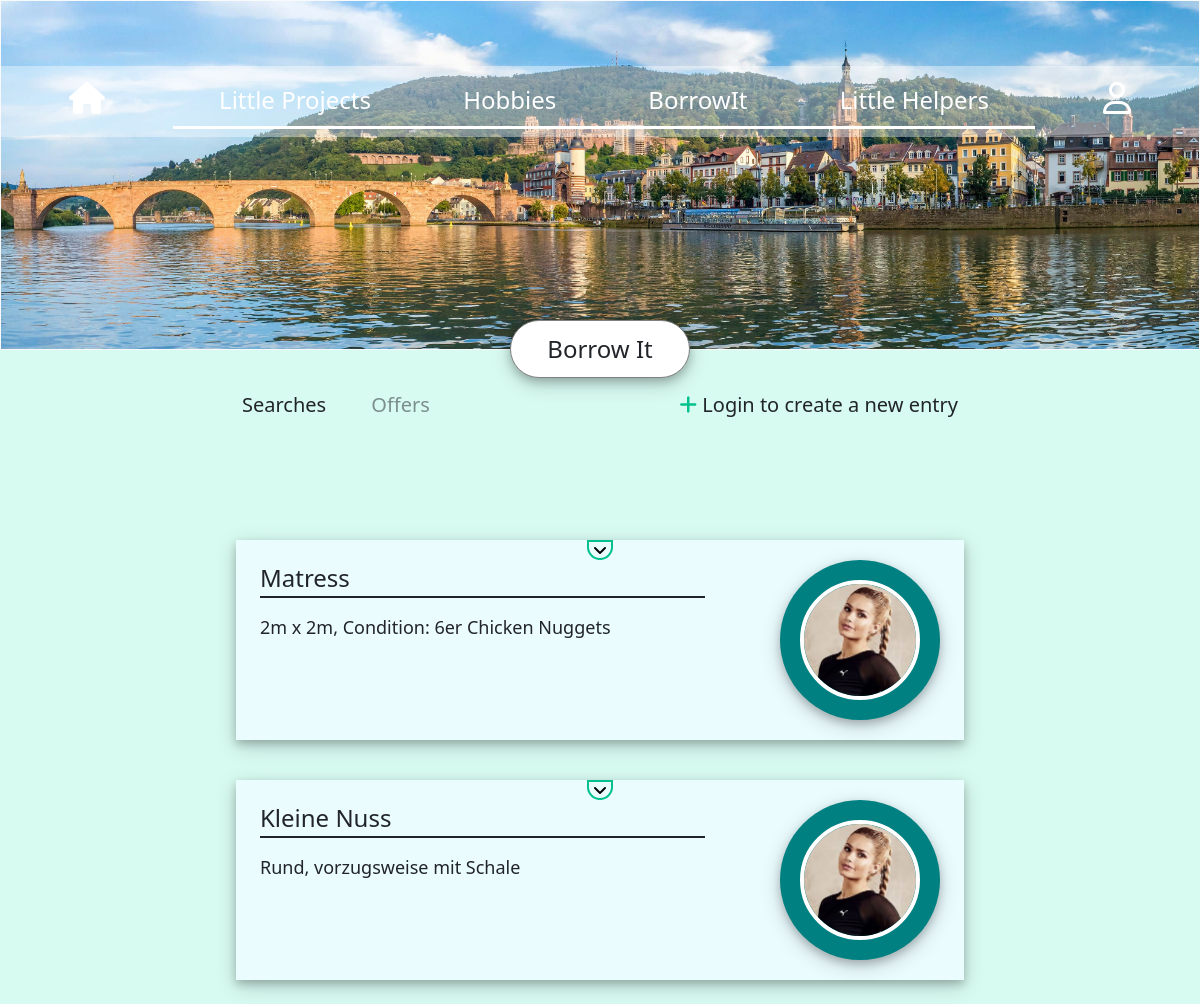
The page /borrowIt on the database its author committed.
### yayberhood/models.py (models this page shows)
class Rental(models.Model):
    rentalCreationTimestamp = models.DateTimeField(auto_now_add=True)
    rentalOwner = models.ForeignKey(User, on_delete=models.CASCADE, related_name="rentalsOwnerships")
    rentalTitle = models.CharField(max_length=255)
    rentalDescriptionShort = models.TextField(blank=False)
    rentalDescriptionDetailed = models.TextField(blank=False)
    RentalTypes = models.TextChoices('rentalTypes', 'Searches Offers')
    rentalType = models.CharField(blank=False, choices = RentalTypes.choices, max_length=10)
    rentalRentable = models.BooleanField(default=True)
    borrowingUser = models.ForeignKey(User, on_delete=models.CASCADE, related_name="rentalsBorrowedByUser", blank=True, null=True)

class User(AbstractUser):
    profilePhotoUrl = models.CharField(max_length=255)

### yayberhood/views.py (the view)
# urls.py: path("borrowIt", views.borrowIt, name="borrowIt"),
def borrowIt(request):
    rentals = Rental.objects.all()
    rentals = rentals.order_by("-rentalCreationTimestamp").all()
    return render(request, "yayberhood/borrowIt.html",{
        "rentals":rentals,
    })

### yayberhood/templates/yayberhood/borrowIt.html (shortened to what this page needs)
{% extends "yayberhood/layout.html" %}
{% load static %}
{% block stylesheet %}
    <link href="{% static 'yayberhood/css/borrowIt.css' %}" rel="stylesheet">
{% endblock %}
{% block body %}
    <div class="pageTitle-container">
        <p class="pageTitle">Borrow It</p>
    </div>
    <div class="row">
        <div class="col-2"></div>
        <div class="col-8">
            <div class="row" style="margin-top: 40px;">
                <div class="col-2" style="padding-left: 30px; text-align: left;">
                    <p class="borrowIt-borrowable">
                        Searches
                    </p>
                </div>
                <div class="col-2" style="padding-left: 30px; text-align: left;">
                    <p class="borrowIt-lent">
                        Offers
                    </p>
                </div>
                <div class="col-8" style="padding-right: 30px; text-align: right;">
                    <p name="borrowIt-addGroup" style="font-size: 20px;">
                        {% if user.is_authenticated %}
                            <a class="createButton" href="{% url 'createBorrowIt' %}">
                            <i class="fas fa-plus" style="font-size: 20px; vertical-align: middle; color: #00c08d; padding-bottom: 3px;"></i>
                            Entry
                            </a>
                        {% else %}
                            <i class="fas fa-plus plus-icon" style="font-size: 20px; vertical-align: middle; color: #00c08d; padding-bottom: 3px;"></i>
                            Login to create a new entry
                        {% endif %}
                    </p>
                </div>
            </div>
            <div class="borrowIt-scrollView" style="margin-top: 40px; overflow-y: scroll; max-height: 700px; display: block;">
                {% for rental in rentals %}
                <div class="row borrowIt-outer-box">
                    <div class="row">
                        <i class="fas fa-angle-down postPocket"></i>
                    </div>
                    <div class="row borrowIt-inner-box">
                        <div class="col-8">
                            <p class="borrowIt-projectTitle">{{rental.rentalTitle}}</p>
                            <p class="borrowIt-projectShortDescription"> {{rental.rentalDescriptionShort}} </p>
                        </div>
                        <div class="col-4">
                            <div class="profilePhotoBorder">
                                <img class="profilePhoto" src={{rental.rentalOwner.profilePhotoUrl}}>
                            </div>
                        </div>
                    </div>
                </div>
                {% endfor %}
            </div>
        </div>
        <div class="col-2"></div>
    </div>
{% endblock %}

### yayberhood/static/yayberhood/css/layout.css (style rules this page uses)
.pageTitle-container { width: 100%; position: absolute; top: 320px; width: 100%; z-index: 1; }
.pageTitle { width: 15%; margin: auto; padding-top: 10px; padding-bottom: 10px; border-style: solid; border-radius: 50px; border-width: 1px; border-color: grey; font-size: 24px; text-align: center; z-index: inherit; background-color: white; box-shadow: 0 4px 8px 0 rgba(0, 0, 0, 0.2), 0 6px 20px 0 rgba(0, 0, 0, 0.19); }
.postPocket { color: black; border-color: #00c08d; border-style: solid; border-width: 2px; border-bottom-right-radius: 25px; border-bottom-left-radius: 25px; padding-bottom: 0; padding-left: 4px; padding-right: 4px; width: auto; margin-left: auto; margin-right: auto; z-index: 10; }

### yayberhood/static/yayberhood/css/borrowIt.css (style rules this page uses)
.borrowIt-borrowable { font-size: 20px; }
.borrowIt-lent { font-size: 20px; opacity: 0.5; }
.borrowIt-outer-box { width: 100%; height: auto; background-color: #EBFCFF; margin-top: 40px; box-shadow: 0 4px 8px 0 rgba(0, 0, 0, 0.2), 0 6px 20px 0 rgba(0, 0, 0, 0.19); }
.borrowIt-inner-box { width: 100%; height: auto; background-color: #EBFCFF; padding-bottom: 20px; }
.borrowIt-projectTitle { font-size: 24px; border-bottom: solid; border-width: 2px; }
.borrowIt-projectShortDescription { font-size: 18px; }
.borrowIt-scrollView { padding: 24px; }
.row { margin-left: auto; margin-right: auto; }
.profilePhoto { height: 120px; width: 120px; border-radius: 50%; border-style: solid; border-color: white; border-width: 4px; object-fit: cover; }
.profilePhotoBorder { background-color: teal; border-radius: 50%; width: fit-content; padding: 20px; margin-left: auto; margin-right: 0pc; box-shadow: 0 4px 8px 0 rgba(0, 0, 0, 0.2), 0 6px 20px 0 rgba(0, 0, 0, 0.19); }

### rows shown on the page
Rental: rentalTitle "Matress", rentalDescriptionShort "2m x 2m, Condition: 6er Chicken Nuggets", rentalOwner.profilePhotoUrl (picture)
Rental: rentalTitle "Kleine Nuss", rentalDescriptionShort "Rund, vorzugsweise mit Schale", rentalOwner.profilePhotoUrl (picture)
